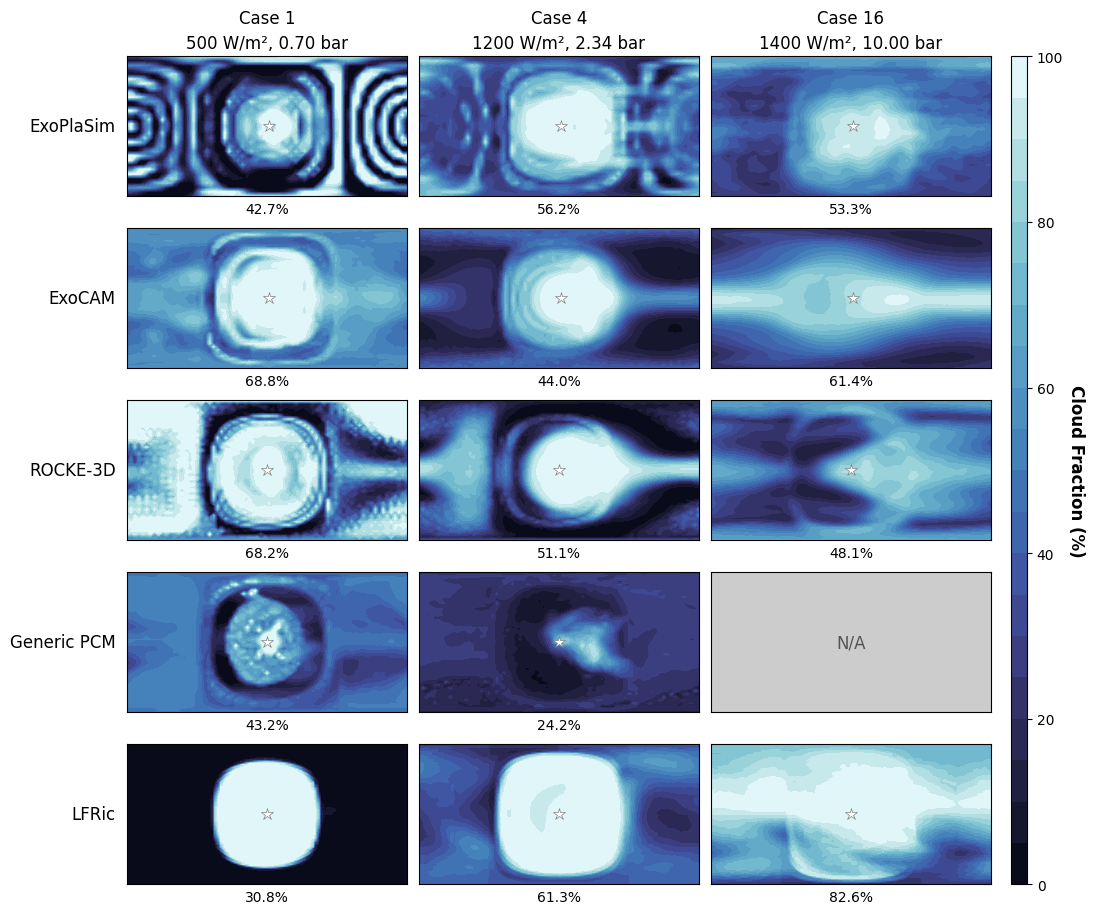

Recreate this plot in Python.
#
# Comparison for SAMOSA Selected Cases: Cloud Fraction
#
import netCDF4
import numpy as np
import matplotlib.pyplot as plt
import cmocean

# Axis labels in bold, and set a little clear of the tick labels
plt.rcParams['axes.labelweight'] = 'bold'
plt.rcParams['axes.labelpad'] = 8


def roll_to_180(data, lon):
    """Roll a (lat, lon) field and its lon vector from [0, 360) to [-180, 180)."""
    idx = np.searchsorted(lon, 180.0)
    lon_out  = np.concatenate([lon[idx:] - 360.0, lon[:idx]])
    data_out = np.concatenate([data[..., idx:], data[..., :idx]], axis=-1)
    return data_out, lon_out


def read_nc(path, var, lat_var='lat', lon_var='lon', avg_axis=None, offset=0.0, scale=1.0):
    """Read a variable from NetCDF, optionally time-averaging along avg_axis."""
    with netCDF4.Dataset(path) as ds:
        raw  = ds.variables[var]
        data = (np.average(raw, axis=avg_axis) if avg_axis is not None else np.array(raw))
        data = data * scale + offset
        lat  = np.array(ds.variables[lat_var])
        lon  = np.array(ds.variables[lon_var])
    return data, lat, lon


def read_pcm_cf(case_n):
    """Read Generic PCM ice cloud fraction (3D), project to 2D with max-overlap.

    Ice only: liquid_cloud_fraction in the submitted files is a byte-identical
    copy of ice_cloud_fraction, so combining the two would double-count the same
    cloud. These panels are therefore a lower bound until the PCM output is
    resubmitted with a distinct liquid field.
    """
    _d = '/models/data/samosa/genericpcm/OHT_off'
    path = f'{_d}/case-{case_n}/SAMOSA_output_file_Generic_PCM_case-{case_n}_OHT_off.nc'
    data, lat, lon = read_nc(path, 'ice_cloud_fraction', lat_var='latitude', lon_var='longitude')
    return np.nanmax(data, axis=0) * 100., lat, lon


# ---- ExoCAM --------------------------------------------------------
_d = '/models/data/samosa/exocam'
cf_exocam1,  lat_exocam, lon_exocam = read_nc(f'{_d}/samosa1.cam.h0.avg.nc',  'CLDTOT', avg_axis=0, scale=100.)
cf_exocam4,           _,          _ = read_nc(f'{_d}/samosa4.cam.h0.avg.nc',  'CLDTOT', avg_axis=0, scale=100.)
cf_exocam16,          _,          _ = read_nc(f'{_d}/samosa16.cam.h0.avg.nc', 'CLDTOT', avg_axis=0, scale=100.)

# ---- ExoPlaSim -----------------------------------------------------
_d = '/models/data/samosa/exoplasim/full_t21_synchronous__3000teff_15day'
cf_plasim1,  lat_plasim, lon_plasim = read_nc(
    f'{_d}/t21_synchronous_0.70pn2_flux500_400.0co2_3000teff_15day.nc',   'clt', avg_axis=0, scale=100.)
cf_plasim4,           _,          _ = read_nc(
    f'{_d}/t21_synchronous_2.34pn2_flux1200_400.0co2_3000teff_15day.nc',  'clt', avg_axis=0, scale=100.)
cf_plasim16,          _,          _ = read_nc(
    f'{_d}/t21_synchronous_10.00pn2_flux1400_400.0co2_3000teff_15day.nc', 'clt', avg_axis=0, scale=100.)

cf_plasim1,  lon_plasim_s = roll_to_180(cf_plasim1,  lon_plasim)
cf_plasim4,            _  = roll_to_180(cf_plasim4,  lon_plasim)
cf_plasim16,           _  = roll_to_180(cf_plasim16, lon_plasim)

# ---- ROCKE-3D ------------------------------------------------------
_d = '/models/data/samosa/rocke3d'
cf_r3d1,  lat_r3d, lon_r3d = read_nc(f'{_d}/rocke_01q.nc', 'pcldt')
cf_r3d4,         _,       _ = read_nc(f'{_d}/rocke_04q.nc', 'pcldt')
cf_r3d16,        _,       _ = read_nc(f'{_d}/rocke_16q.nc', 'pcldt')

cf_r3d1,  lon_r3d_s = roll_to_180(cf_r3d1,  lon_r3d)
cf_r3d4,          _ = roll_to_180(cf_r3d4,  lon_r3d)
cf_r3d16,         _ = roll_to_180(cf_r3d16, lon_r3d)

# Substellar point is at native lon=180; rotate 180° to center it at lon=0
_lon = lon_r3d_s + 180.0
_lon[_lon >= 180.0] -= 360.0
_idx = np.argsort(_lon)
lon_r3d_s = _lon[_idx]
cf_r3d1, cf_r3d4, cf_r3d16 = cf_r3d1[:, _idx], cf_r3d4[:, _idx], cf_r3d16[:, _idx]

# ---- LFRic ---------------------------------------------------------
_d = '/models/data/samosa/lfric'
cf_lfric1, lat_lfric, lon_lfric = read_nc(f'{_d}/lfric_samosa_case01.nc', 'cloud_amount_maxrnd', scale=100.)
cf_lfric4,          _,        _ = read_nc(f'{_d}/lfric_samosa_case04.nc', 'cloud_amount_maxrnd', scale=100.)
cf_lfric16,         _,        _ = read_nc(f'{_d}/lfric_samosa_case16.nc', 'cloud_amount_maxrnd', scale=100.)

cf_lfric1, lon_lfric_s = roll_to_180(cf_lfric1, lon_lfric)
cf_lfric4,           _ = roll_to_180(cf_lfric4, lon_lfric)
cf_lfric16,          _ = roll_to_180(cf_lfric16, lon_lfric)

# ---- Generic PCM ---------------------------------------------------
cf_pcm1,  lat_pcm, lon_pcm = read_pcm_cf(1)
cf_pcm4,         _,       _ = read_pcm_cf(4)
# Case 16 is not converged in the Generic PCM (see SAMOSA_summary.pdf) and is omitted

# ---- Figure --------------------------------------------------------
contourmin, contourmax, numcontours = 0.0, 100.0, 21
levels = np.linspace(contourmin, contourmax, numcontours)
cm     = cmocean.cm.ice

# panels[row][col] = (lon, lat, data) or None for unavailable cases; row = model, col = case
row_titles  = ['ExoPlaSim', 'ExoCAM', 'ROCKE-3D', 'Generic PCM', 'LFRic']
case_labels = ['Case 1\n500 W/m², 0.70 bar',
               'Case 4\n1200 W/m², 2.34 bar',
               'Case 16\n1400 W/m², 10.00 bar']

panels = [
    # ExoPlaSim
    [(lon_plasim_s, lat_plasim,  cf_plasim1),  (lon_plasim_s, lat_plasim,  cf_plasim4),  (lon_plasim_s, lat_plasim,  cf_plasim16) ],
    # ExoCAM (substellar point at lon=180)
    [(lon_exocam,   lat_exocam,  cf_exocam1,  180.), (lon_exocam,   lat_exocam,  cf_exocam4,  180.), (lon_exocam,   lat_exocam,  cf_exocam16, 180.) ],
    # ROCKE-3D
    [(lon_r3d_s,    lat_r3d,     cf_r3d1),     (lon_r3d_s,    lat_r3d,     cf_r3d4),     (lon_r3d_s,    lat_r3d,     cf_r3d16)    ],
    # Generic PCM (no OHT; Case 16 not converged)
    [(lon_pcm,      lat_pcm,     cf_pcm1),     (lon_pcm,      lat_pcm,     cf_pcm4),     None                                     ],
    # LFRic
    [(lon_lfric_s,  lat_lfric,   cf_lfric1),   (lon_lfric_s,  lat_lfric,   cf_lfric4),   (lon_lfric_s,  lat_lfric,   cf_lfric16)     ],
]

TITLE_FS = 12   # case headers and model labels
MEAN_FS  = 10   # per-panel global mean xlabel
NA_FS    = 12   # N/A placeholder text
CB_FS    = 10   # colorbar ticks; its label is set at TITLE_FS

# Models in rows and cases in columns, as in Figures 11-13, so each map gets a
# third of the width rather than a sixth. Placed by hand in inches, at about
# print size, with the colorbar on its own axes at right as in Figures 3-7.
# The boxes are 2:1, so each map fills its box rather than taking equal
# aspect: grids that stop at cell centres (PlaHab, ExoCAM) would otherwise
# shrink out of line, and the stretch is at most 3%.
MAP_W, MAP_H     = 2.8, 1.4
COL_GAP, ROW_GAP = 0.12, 0.32
LEFT, TOP, BOT   = 1.2, 0.6, 0.35
CB_GAP, CB_W     = 0.2, 0.16
nrows, ncols     = len(panels), len(case_labels)
fig_w = LEFT + ncols * MAP_W + (ncols - 1) * COL_GAP + CB_GAP + CB_W + 1.0
fig_h = TOP + nrows * MAP_H + (nrows - 1) * ROW_GAP + BOT

def rect(x, y, w, h):
    """Figure-fraction rectangle from inches, with y measured down from the top."""
    return [x / fig_w, 1.0 - (y + h) / fig_h, w / fig_w, h / fig_h]

fig = plt.figure(figsize=(fig_w, fig_h))
ax_array = np.array([[fig.add_axes(rect(LEFT + col * (MAP_W + COL_GAP),
                                        TOP + row * (MAP_H + ROW_GAP), MAP_W, MAP_H))
                      for col in range(ncols)] for row in range(nrows)])

im = None
for row, (row_panels, title) in enumerate(zip(panels, row_titles)):
    for col, panel in enumerate(row_panels):
        ax = ax_array[row, col]
        if panel is None:
            ax.set_facecolor('#cccccc')
            ax.set_xlim(-180, 180)
            ax.set_ylim(-90, 90)
            ax.text(0.5, 0.5, 'N/A', transform=ax.transAxes,
                    ha='center', va='center', fontsize=NA_FS, color='#555555')
        else:
            lon, lat, data = panel[:3]
            ssp_lon = panel[3] if len(panel) > 3 else 0.0
            im = ax.contourf(lon, lat, data, cmap=cm,
                             vmin=contourmin, vmax=contourmax,
                             levels=levels, extend='neither')
            ax.plot(ssp_lon, 0, marker='*', color='white', markersize=9,
                    markeredgecolor='gray', markeredgewidth=0.5)
            weights = np.cos(np.radians(lat))
            cf_mean = np.average(np.mean(data, axis=1), weights=weights)
            ax.set_xlabel(f'{cf_mean:.1f}%', fontsize=MEAN_FS, fontweight='normal', labelpad=4)
        ax.set_xticks([])
        ax.set_yticks([])
        if row == 0:
            ax.set_title(case_labels[col], fontsize=TITLE_FS, linespacing=1.5)
        if col == 0:
            ax.text(-0.04, 0.5, title, transform=ax.transAxes,
                    ha='right', va='center', fontsize=TITLE_FS)

cax = fig.add_axes(rect(LEFT + ncols * MAP_W + (ncols - 1) * COL_GAP + CB_GAP, TOP,
                        CB_W, nrows * MAP_H + (nrows - 1) * ROW_GAP))
cb = fig.colorbar(im, cax=cax, extend='neither',
                  ticks=np.arange(contourmin, contourmax + 1, 20))
cb.ax.tick_params(labelsize=CB_FS)
cb.ax.get_yaxis().labelpad = 16
cb.set_label('Cloud Fraction (%)', rotation=270, fontsize=TITLE_FS)

fig.savefig('fig_compare_cldfrac_select.png', bbox_inches='tight')
fig.savefig('fig_compare_cldfrac_select.eps', bbox_inches='tight')
